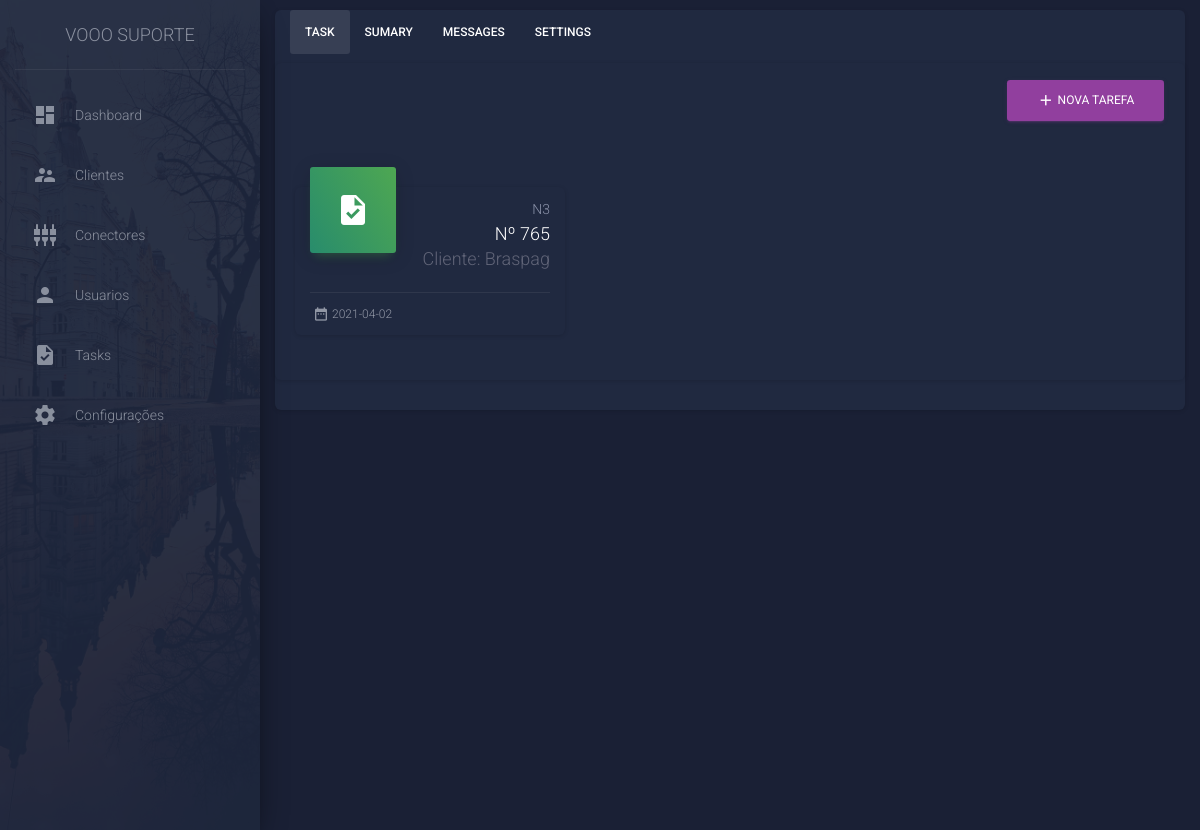
/tasks/, run on an earlier commit of the app's database.
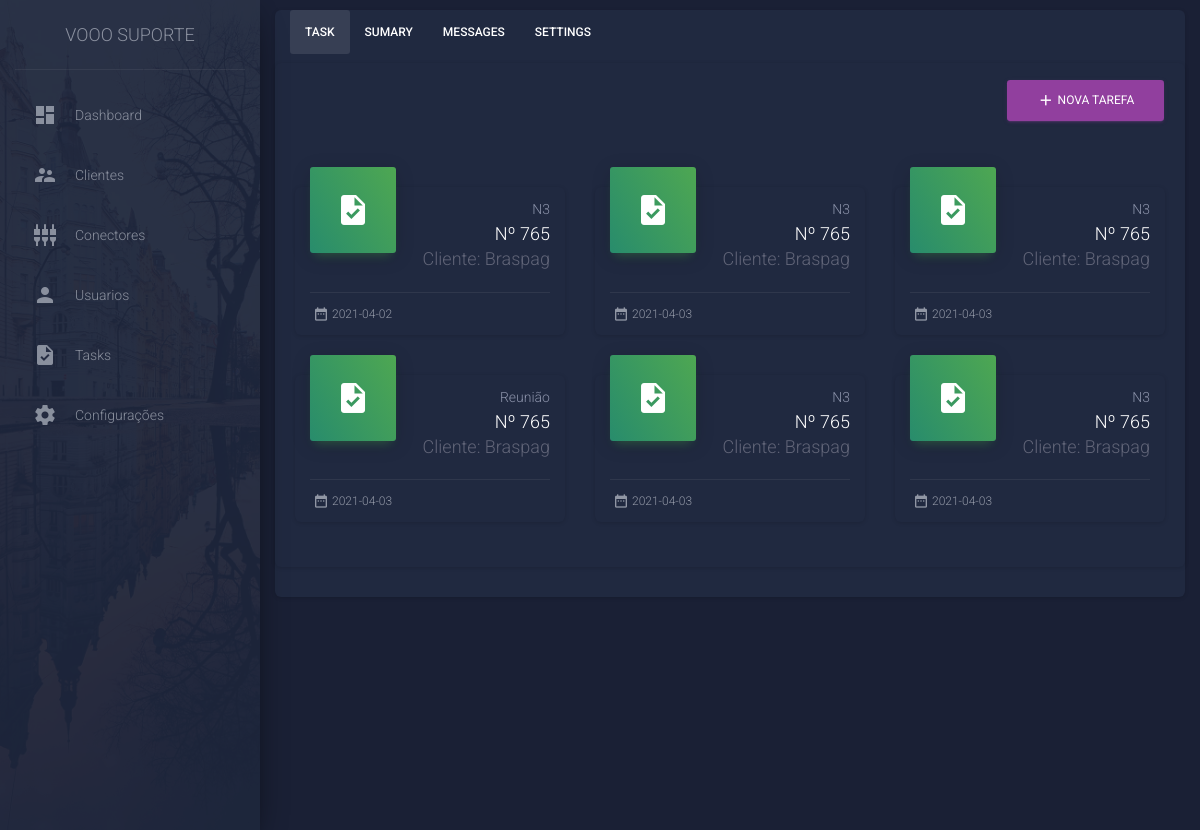
And on a later commit of the database.
### model/ModelSqlite.py (models this page shows, shortened)
class Task(db.Model):
    __tablename__ = 'task'
    id = Column(INTEGER, primary_key=True)
    name = Column(String, nullable=False, default='')
    day = Column(DATE, nullable=False, default=datetime.now())
    type_id = Column(INTEGER, ForeignKey('tasktype.id'))
    task_type = relationship('TaskType')
    order_id = Column(INTEGER, ForeignKey('order.id'))
    order = relationship('Order')
    actions = relationship('Action', backref='Task', lazy=False)

class TaskType(db.Model):
    __tablename__ = 'tasktype'
    id = Column(INTEGER, primary_key=True)
    name = Column(String, nullable=False, default='')

### __main__.py (the view)
@app.route('/tasks/', methods=['GET'])
def tasks():
    try:
        task_types = taskTypeDao.load()
        def set_selected(item):
            item.selected = item.name == 'N3'
            return item
        task_types = list(map(set_selected, task_types))
        tasks = taskDao.load()
        sumary_date = datetime.now().strftime('%Y-%m-%d')
        return render_template(locate_html('tasks'), tasks=tasks, task_types=task_types, sumary_date=sumary_date)
    except Exception as e:
        abort(500, description=e)

### __main__.py (called while the page is built)
def locate_html(page: str) -> str:
    return f'pages/{page}.html'

### model/TaskDao.py (called while the page is built)
def load():
    return Task.query.all()

### model/TaskTypeDao.py (called while the page is built)
def load():
    return TaskType.query.all()

### template/pages/tasks.html (shortened to what this page needs)
{% extends "./layout/layout.html" %}
{% block content %}
<ul class="nav nav-tabs" id="myTab" role="tablist">
  <li class="nav-item">
    <a class="nav-link active" id="task-tab" data-toggle="tab" href="#task" role="tab" aria-controls="task"
      aria-selected="true">task</a>
  </li>
  <li class="nav-item">
    <a class="nav-link" id="sumary-tab" data-toggle="tab" href="#sumary" role="tab" aria-controls="sumary"
      aria-selected="false">sumary</a>
  </li>
  <li class="nav-item">
    <a class="nav-link" id="messages-tab" data-toggle="tab" href="#messages" role="tab" aria-controls="messages"
      aria-selected="false">Messages</a>
  </li>
  <li class="nav-item">
    <a class="nav-link" id="settings-tab" data-toggle="tab" href="#settings" role="tab" aria-controls="settings"
      aria-selected="false">Settings</a>
  </li>
</ul>
<div class="tab-content">
  <div class="tab-pane active" id="task" role="tabpanel" aria-labelledby="task-tab">
    <div class="card">
      <div class="card-header text-white text-right">
        <button type="button" class="btn btn-primary" data-toggle="modal" data-target="#modalNewTask">
          <i class="material-icons">add</i> Nova Tarefa
        </button>
      </div>
      <div class="card-body">
        <div class="row mt-4">
          {% for task in tasks %}
          <div class="col-md-4 col-sm-4">
            <a href="/task/{{ task.id }}">
              <div class="card card-stats">
                <div class="card-header card-header-success card-header-icon">
                  <div class="card-icon">
                    <i class="material-icons">task</i>
                  </div>
                  <p class="card-category">{{task.task_type.name}}</p>
                  <h4 class="card-title">Nº 765</h4>
                  <h4 class="card-title">Cliente: Braspag</h4>
                </div>
                <div class="card-footer">
                  <div class="stats">
                    <i class="material-icons">date_range</i> {{task.day}}
                  </div>
                </div>
              </div>
            </a>
          </div>
          {% endfor %}
        </div>
      </div>
    </div>
  </div>
</div>
{% endblock %}

### template/layout/layout.html (shortened to what this page needs)
<!DOCTYPE html>
<html lang="pt-br">
<head>
  <link rel="stylesheet" href="https://maxcdn.bootstrapcdn.com/font-awesome/latest/css/font-awesome.min.css">
  <link href="{{url_for('static', filename='assets/css/material-dashboard.css')}}" rel="stylesheet" />
  <link href="{{ url_for('static', filename='assets/demo/demo.css') }}" rel="stylesheet" />
</head>
<body class="dark-edition">
  <div class="wrapper ">
    <div class="sidebar" data-color="purple" data-background-color="black" data-image="{{ url_for('static', filename='assets/img/sidebar-2.jpg')}}">
      <div class="logo"><a href="http://www.creative-tim.com" class="simple-text logo-normal">
          Vooo Suporte
        </a></div>
      <div class="sidebar-wrapper">
        <ul class="nav">
          <li class="nav-item  ">
            <a class="nav-link" href="/dashboard">
              <i class="material-icons">dashboard</i>
              <p>Dashboard</p>
            </a>
          </li>
          <li class="nav-item ">
            <a class="nav-link" href="/clientes">
              <i class="material-icons">supervisor_account</i>
              <p>Clientes</p>
            </a>
          </li>
          <li class="nav-item ">
            <a class="nav-link" href="/conectores">
              <i class="material-icons">settings_input_component</i>
              <p>Conectores</p>
            </a>
          </li>
          <li class="nav-item  ">
            <a class="nav-link" href="/usuarios">
              <i class="material-icons">person</i>
              <p>Usuarios</p>
            </a>
          </li>
          <li class="nav-item  ">
            <a class="nav-link" href="/tasks">
              <i class="material-icons">task</i>
              <p>Tasks</p>
            </a>
          </li>
          <li class="nav-item  ">
            <a class="nav-link" href="/settings">
              <i class="material-icons">settings</i>
              <p>Configurações</p>
            </a>
        </ul>
      </div>
    </div>
    <div class="main-panel">
        <div class="container-fluid">
          <div class="card">
          {% block content %}{% endblock %}</div>
          </div>
      </div>
  </div>
      <footer class="footer">
      </footer>
</body>
</html>

What changed in the data, as far as the page shows it:
added Task: task_type.name "N3", day "2021-04-03"
added Task: task_type.name "N3", day "2021-04-03"
added Task: task_type.name "Reunião", day "2021-04-03"
added Task: task_type.name "N3", day "2021-04-03"
added Task: task_type.name "N3", day "2021-04-03"
